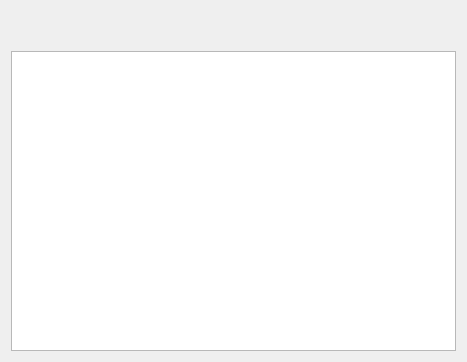
<?xml version="1.0" encoding="UTF-8"?>
<ui version="4.0">
 <class>CalibrateResultDetails</class>
 <widget class="QWidget" name="CalibrateResultDetails">
  <property name="geometry">
   <rect>
    <x>0</x>
    <y>0</y>
    <width>467</width>
    <height>362</height>
   </rect>
  </property>
  <property name="windowTitle">
   <string>Form</string>
  </property>
  <layout class="QVBoxLayout" name="verticalLayout">
   <item>
    <widget class="QLabel" name="dateTime">
     <property name="text">
      <string/>
     </property>
    </widget>
   </item>
   <item>
    <widget class="QLabel" name="kbr">
     <property name="text">
      <string/>
     </property>
    </widget>
   </item>
   <item>
    <widget class="QTableWidget" name="tableWidget"/>
   </item>
  </layout>
 </widget>
 <resources/>
 <connections/>
</ui>
